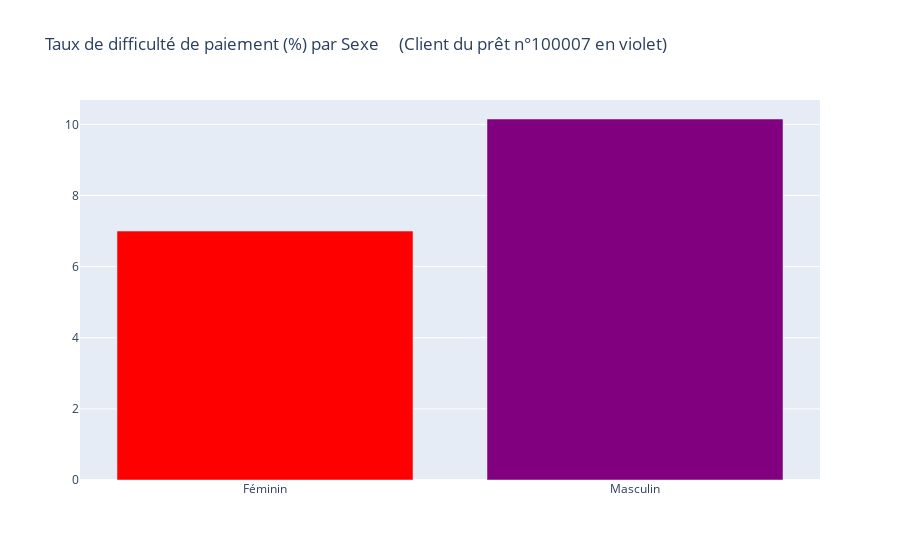

Here is the notebook cell this chart was saved with:
### Code cell
plot_bars(data, 'Sexe', 100007)

### Figure 1 — Plotly figure (JSON) as saved in the notebook; plotly's stock layout.template omitted (floating-point values rounded to 4 significant figures)
{"data": [{"marker": {"color": ["red", "purple"]}, "type": "bar", "x": ["Féminin", "Masculin"], "y": [6.999, 10.15]}], "layout": {"title": {"text": "Taux de difficulté de paiement (%) par Sexe     (Client du prêt n°100007 en violet)"}}}
